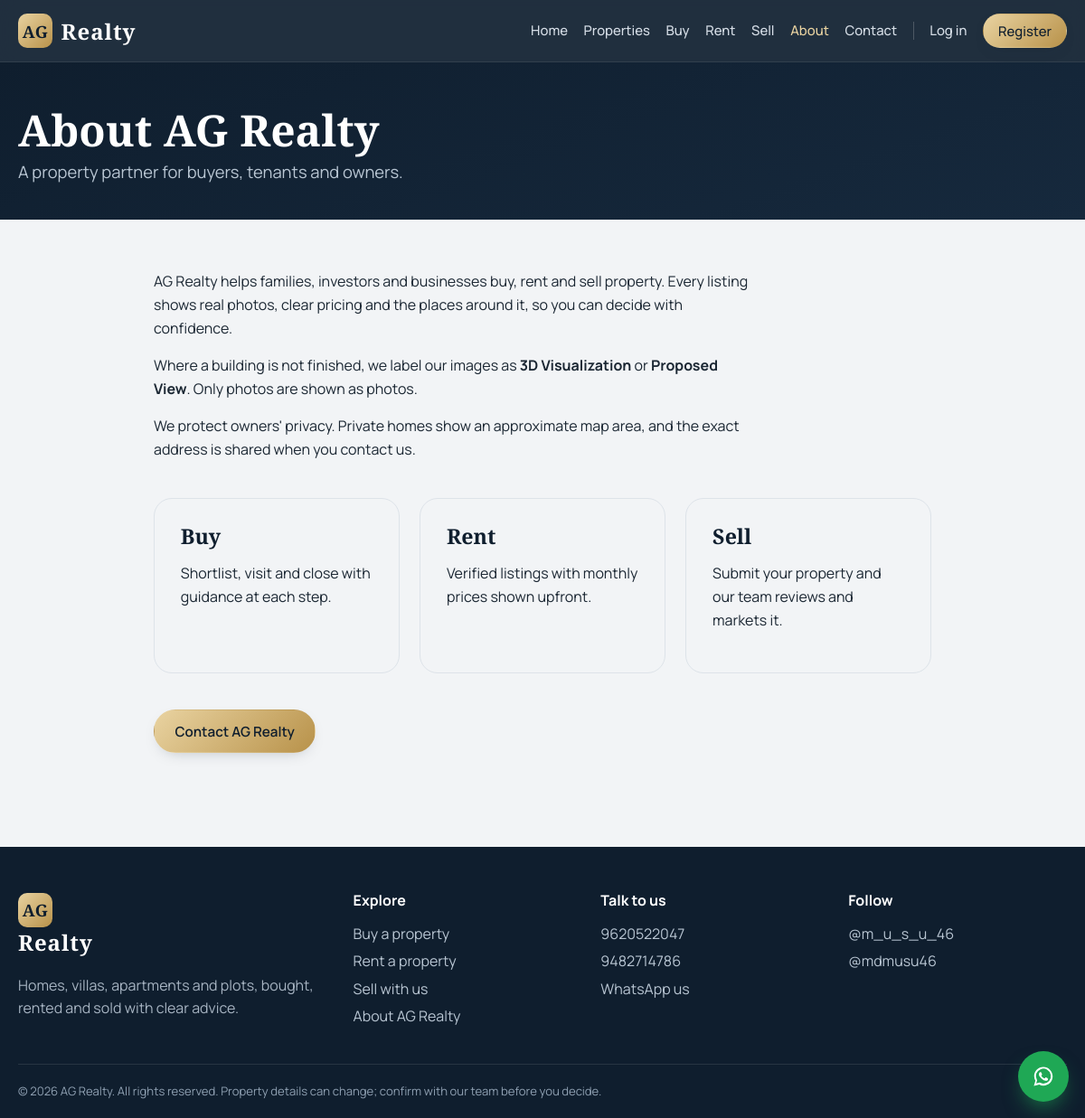
/about, run on the app's committed database.
### tables this page shows
CREATE TABLE settings (
  key TEXT PRIMARY KEY,
  value TEXT NOT NULL DEFAULT ''
);

CREATE TABLE social_links (
  id INTEGER PRIMARY KEY AUTOINCREMENT,
  platform TEXT NOT NULL,
  label TEXT NOT NULL,
  url TEXT NOT NULL DEFAULT '',
  active INTEGER NOT NULL DEFAULT 1,
  sort_order INTEGER NOT NULL DEFAULT 0
);

### app.py (the view)
@app.route("/about")
def about():
    return render_template("about.html")

### app.py (called while the page is built)
def db():
    if "db" not in g:
        g.db = get_db()
    return g.db

def csrf_token():
    if "csrf" not in session:
        session["csrf"] = secrets.token_hex(16)
    return session["csrf"]

@app.before_request
def csrf_protect():
    if request.method == "POST":
        sent = request.form.get("csrf_token") or request.headers.get("X-CSRF-Token") or ""
        expected = session.get("csrf")
        if not expected or not sent or not secrets.compare_digest(sent, expected):
            abort(400, "Your security token expired. Go back, refresh the page and try again.")

@app.after_request
def headers(resp):
    resp.headers.setdefault("X-Content-Type-Options", "nosniff")
    resp.headers.setdefault("X-Frame-Options", "SAMEORIGIN")
    resp.headers.setdefault("Referrer-Policy", "strict-origin-when-cross-origin")
    return resp

def current_user():
    if "cu" not in g:
        g.cu = None
        if session.get("user_id"):
            g.cu = db().execute("SELECT * FROM users WHERE id=? AND is_active=1", (session["user_id"],)).fetchone()
            if not g.cu:
                session.pop("user_id", None)
    return g.cu

def current_admin():
    if "ca" not in g:
        g.ca = None
        if session.get("admin_id"):
            g.ca = db().execute("SELECT * FROM admins WHERE id=?", (session["admin_id"],)).fetchone()
    return g.ca

def digits(s):
    d = re.sub(r"\D", "", s or "")
    return "91" + d if len(d) == 10 else d

@app.context_processor
def inject():
    d = db()
    site = {r["key"]: r["value"] for r in d.execute("SELECT key, value FROM settings")}
    socials = d.execute("SELECT * FROM social_links WHERE active=1 AND url!='' ORDER BY sort_order, id").fetchall()
    def wa_link(text=""):
        return f"https://wa.me/{digits(site.get('whatsapp'))}?text={quote(text)}"
    return dict(now_year=time.strftime('%Y'), site=site, socials=socials, current_user=current_user(), current_admin=current_admin(),
                csrf_token=csrf_token, media_url=media_url, wa_link=wa_link, IMAGE_KINDS=IMAGE_KINDS,
                VIDEO_KINDS=VIDEO_KINDS, FACILITY_CATS=FACILITY_CATS, PROPERTY_TYPES=PROPERTY_TYPES,
                VISUAL_CHOICES=VISUAL_CHOICES)

### database.py (called while the page is built)
def get_db():
    conn = sqlite3.connect(DB_PATH)
    conn.row_factory = sqlite3.Row
    conn.execute("PRAGMA foreign_keys = ON")
    return conn

### templates/about.html (shortened to what this page needs)
{% extends "base.html" %}
{% block content %}
<section class="page-head"><div class="wrap"><h1>About AG Realty</h1><p class="lead">A property partner for buyers, tenants and owners.</p></div></section>
<section class="wrap section narrow">
  <p class="prose">AG Realty helps families, investors and businesses buy, rent and sell property. Every listing shows real photos, clear pricing and the places around it, so you can decide with confidence.</p>
  <p class="prose">Where a building is not finished, we label our images as <strong>3D Visualization</strong> or <strong>Proposed View</strong>. Only photos are shown as photos.</p>
  <p class="prose">We protect owners' privacy. Private homes show an approximate map area, and the exact address is shared when you contact us.</p>
  <div class="three mt">
    <div class="path"><h3>Buy</h3><p>Shortlist, visit and close with guidance at each step.</p></div>
    <div class="path"><h3>Rent</h3><p>Verified listings with monthly prices shown upfront.</p></div>
    <div class="path"><h3>Sell</h3><p>Submit your property and our team reviews and markets it.</p></div>
  </div>
  <p class="mt"><a class="btn btn-gold" href="{{ url_for('contact') }}">Contact AG Realty</a></p>
</section>
{% endblock %}

### templates/base.html (shortened to what this page needs)
<!doctype html>
<html lang="en">
<head>
<link rel="stylesheet" href="{{ url_for('static', filename='css/style.css') }}">
</head>
<body data-csrf="{{ csrf_token() }}" data-logged-in="{{ 1 if current_user else 0 }}" data-login-url="{{ url_for('login') }}">
<header class="site-header">
  <div class="wrap bar">
    <a class="brand" href="{{ url_for('index') }}" aria-label="AG Realty home"><span class="mark">AG</span><span class="brand-name">Realty</span></a>
    <nav id="nav" class="nav">
      <a href="{{ url_for('index') }}" {% if request.endpoint=='index' %}class="on"{% endif %}>Home</a>
      <a href="{{ url_for('properties') }}" {% if request.endpoint in ('properties','property_detail') %}class="on"{% endif %}>Properties</a>
      <a href="{{ url_for('buy') }}" {% if request.endpoint=='buy' %}class="on"{% endif %}>Buy</a>
      <a href="{{ url_for('rent') }}" {% if request.endpoint=='rent' %}class="on"{% endif %}>Rent</a>
      <a href="{{ url_for('sell') }}" {% if request.endpoint=='sell' %}class="on"{% endif %}>Sell</a>
      <a href="{{ url_for('about') }}" {% if request.endpoint=='about' %}class="on"{% endif %}>About</a>
      <a href="{{ url_for('contact') }}" {% if request.endpoint=='contact' %}class="on"{% endif %}>Contact</a>
      {% if current_user %}
        <a href="{{ url_for('favorites') }}">Favorites</a>
        <a href="{{ url_for('dashboard') }}">My account</a>
        <form method="post" action="{{ url_for('logout') }}" class="inline"><input type="hidden" name="csrf_token" value="{{ csrf_token() }}"><button class="linklike">Log out</button></form>
      {% else %}
        <a href="{{ url_for('login') }}">Log in</a>
        <a href="{{ url_for('register') }}" class="btn btn-sm btn-gold">Register</a>
      {% endif %}
    </nav>
  </div>
</header>
<main>{% block content %}{% endblock %}</main>
<footer class="site-footer">
  <div class="wrap foot-grid">
    <div>
      <a class="brand light" href="{{ url_for('index') }}"><span class="mark">AG</span><span class="brand-name">Realty</span></a>
      <p class="muted-l">Homes, villas, apartments and plots, bought, rented and sold with clear advice.</p>
    </div>
    <div>
      <h4>Explore</h4>
      <a href="{{ url_for('buy') }}">Buy a property</a><a href="{{ url_for('rent') }}">Rent a property</a>
      <a href="{{ url_for('sell') }}">Sell with us</a><a href="{{ url_for('about') }}">About AG Realty</a>
    </div>
    <div>
      <h4>Talk to us</h4>
      {% if site.phone1 %}<a href="tel:+91{{ site.phone1 }}">{{ site.phone1 }}</a>{% endif %}
      {% if site.phone2 %}<a href="tel:+91{{ site.phone2 }}">{{ site.phone2 }}</a>{% endif %}
      <a href="{{ wa_link('Hello AG Realty, I would like to know more about your properties.') }}" target="_blank" rel="noopener">WhatsApp us</a>
    </div>
    <div>
      <h4>Follow</h4>
      {% for s in socials %}<a href="{{ s.url }}" target="_blank" rel="noopener">{{ s.label }}</a>{% else %}<span class="muted-l">Social links coming soon.</span>{% endfor %}
    </div>
  </div>
  <div class="wrap legal">© {{ now_year }} AG Realty. All rights reserved. Property details can change; confirm with our team before you decide.</div>
</footer>
<a class="wa-float" href="{{ wa_link('Hello AG Realty, I have an enquiry about a property.') }}" target="_blank" rel="noopener" aria-label="Chat on WhatsApp">
</a>
</body>
</html>

### style.css (style rules this page uses)
:root { --ink:#0F1E2E; --ink-2:#16293D; --ink-3:#24405C; --brass:#B8924A; --brass-l:#E9D3A1; --brass-d:#8E6C2E; --mist:#F2F4F6; --paper:#fff; --line:#DDE3E9; --text:#1B2733; --muted:#5C6B7A; --ok:#1F7A4D; --warn:#B26A00; --bad:#B3261E; --wa:#1FA855; --serif:"Cormorant Garamond",Georgia,"Times New Roman",serif; --sans:"Manrope",system-ui,-apple-system,"Segoe UI",Roboto,sans-serif; --shadow:0 18px 40px -22px rgba(15,30,46,.45); --shadow-s:0 6px 18px -10px rgba(15,30,46,.35); }
*,*::before,*::after { box-sizing:border-box }
html { scroll-behavior:smooth }
body { margin:0;font-family:var(--sans);color:var(--text);background:var(--mist);line-height:1.6;font-size:16px;-webkit-font-smoothing:antialiased }
a { color:var(--ink-3) }
h1,h2,h3,h4 { font-family:var(--serif);color:var(--ink);line-height:1.12;margin:0 0 .5em;font-weight:600 }
h1 { font-size:clamp(2.3rem,5vw,3.9rem) }
h3 { font-size:1.45rem }
h4 { font-size:1.15rem;margin-top:1.2em }
.wrap { width:min(1180px,100% - 2.5rem);margin-inline:auto }
.narrow { width:min(860px,100% - 2.5rem) }
.section { padding:2.5rem 0 }
.mt { margin-top:2.5rem }
.muted-l { color:#A7B4C2 }
.lead { font-size:1.15rem;color:var(--muted);max-width:60ch }
.prose { max-width:68ch;white-space:pre-line }
.btn { display:inline-flex;align-items:center;justify-content:center;gap:.5rem;padding:.8rem 1.4rem;border-radius:999px;border:1px solid transparent;font:600 .95rem var(--sans);cursor:pointer;text-decoration:none;transition:transform .18s,box-shadow .18s,background .18s }
.btn-sm { padding:.5rem 1rem;font-size:.85rem }
.btn-gold { background:linear-gradient(135deg,var(--brass-l),var(--brass));color:var(--ink);box-shadow:var(--shadow-s) }
.site-header { position:sticky;top:0;z-index:50;background:rgba(15,30,46,.92);backdrop-filter:blur(14px);border-bottom:1px solid rgba(255,255,255,.08) }
.bar { display:flex;align-items:center;justify-content:space-between;min-height:68px;gap:1rem }
.brand { display:flex;align-items:center;gap:.6rem;text-decoration:none;color:#fff }
.brand .mark { display:grid;place-items:center;width:38px;height:38px;border-radius:10px;background:linear-gradient(135deg,var(--brass-l),var(--brass));color:var(--ink);font:700 1.15rem var(--serif);letter-spacing:.02em }
.brand-name { font:600 1.5rem var(--serif);letter-spacing:.04em }
.brand.light { color:#fff }
.nav { display:flex;align-items:center;gap:1.1rem;flex-wrap:wrap }
.nav a,.nav .linklike { color:#D6DEE7;text-decoration:none;font-size:.93rem;font-weight:500 }
.nav a:hover,.nav a.on { color:var(--brass-l) }
.nav a.btn { color:var(--ink) }
.three { display:grid;grid-template-columns:repeat(3,1fr);gap:1.4rem }
.path { display:block;padding:1.8rem;border-radius:20px;background:var(--mist);text-decoration:none;color:var(--text);border:1px solid var(--line);transition:transform .2s,box-shadow .2s,border-color .2s }
.page-head { background:linear-gradient(160deg,var(--ink),var(--ink-2));color:#fff;padding:3rem 0 2.4rem }
.page-head h1 { color:#fff;font-size:clamp(2rem,4vw,3rem);margin-bottom:.3rem }
.page-head .lead { color:#B9C6D3;margin:0 }
.site-footer { background:var(--ink);color:#D6DEE7;margin-top:3rem;padding-top:3rem }
.foot-grid { display:grid;grid-template-columns:1.4fr 1fr 1fr 1fr;gap:2rem;padding-bottom:2rem }
.foot-grid h4 { color:#fff;font:700 1rem var(--sans);margin:0 0 .7rem }
.foot-grid a { display:block;color:#B9C6D3;text-decoration:none;padding:.15rem 0 }
.legal { border-top:1px solid rgba(255,255,255,.1);padding:1.2rem 0;font-size:.82rem;color:#8FA0B2 }
.wa-float { position:fixed;right:1.1rem;bottom:1.1rem;width:56px;height:56px;border-radius:50%;background:var(--wa);color:#fff;display:grid;place-items:center;box-shadow:0 12px 24px -8px rgba(31,168,85,.7);z-index:60;transition:transform .2s }

### data on the page
settings: phone1 "9620522047"
settings: phone2 "9482714786"
social_links: label "@m_u_s_u_46"
social_links: label "@mdmusu46"

### other printed values
{{ now_year }} "2026"
